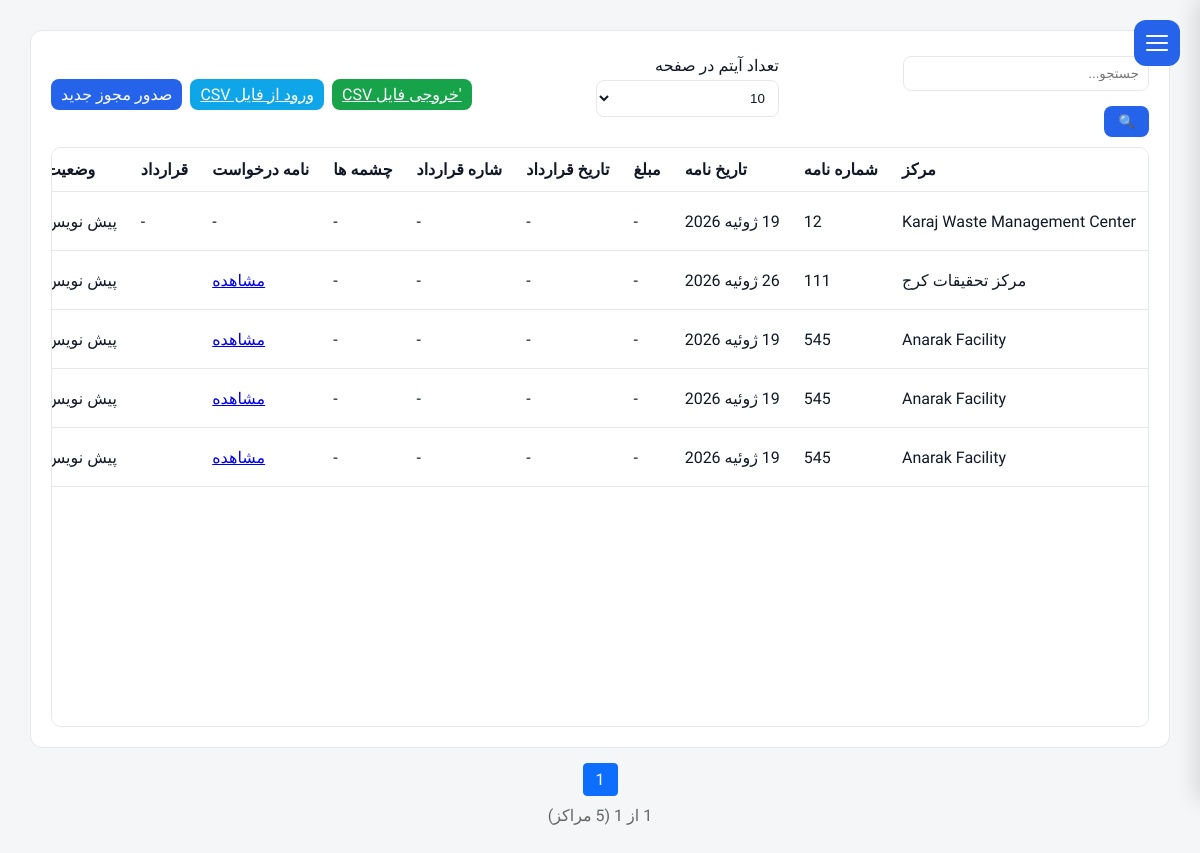
Screenshot of /operations/licenses/ (signed in) with the database file from the repository.
### operations/models.py (models this page shows, shortened)
class LicenseRequest(models.Model):
    facility = models.ForeignKey(
        Facility,
        on_delete=models.PROTECT,
        related_name="license_requests",
    )
    letter_number = models.CharField(
        max_length=100,
        blank=True,
        null=True,
    )
    letter_date = models.DateField(
        blank=True,
        null=True,
    )
    contract_number = models.CharField(
        max_length=100,
        blank=True,
        null=True,
    )
    contract_date = models.DateField(
        blank=True,
        null=True,
    )
    contract_cost = models.DecimalField(
        max_digits=14,
        decimal_places=2,
        blank=True,
        null=True,
    )
    status = models.CharField(
        max_length=20,
        choices=LicenseStatus.choices,
        default=LicenseStatus.DRAFT,
    )
    created_by = models.ForeignKey(
        settings.AUTH_USER_MODEL,
        on_delete=models.PROTECT,
    )
    created_at = models.DateTimeField(
        auto_now_add=True,
    )
    updated_at = models.DateTimeField(
        auto_now=True,
    )
    class Meta:
        ordering = ["-created_at"]

class LicenseAttachment(models.Model):
    license = models.ForeignKey(
        LicenseRequest,
        on_delete=models.CASCADE,
        related_name="attachments",
    )
    attachment_type = models.CharField(
        _("Attachment Type"),
        max_length=20,
        choices=LicenseAttachmentType.choices,
    )
    file = models.FileField(
        _("File"),
        upload_to=license_attachment_path,
    )
    uploaded_by = models.ForeignKey(
        settings.AUTH_USER_MODEL,
        on_delete=models.PROTECT,
    )
    uploaded_at = models.DateTimeField(
        auto_now_add=True,
    )
    class Meta:
        ordering = ["attachment_type"]

### facilities/models.py (models this page shows, shortened)
class Facility(models.Model):
    name = models.CharField(
        _("Facility Name"),
        max_length=255, blank=True,null=True
    )
    responsible_person = models.CharField(
        _("Responsible Person"),
        max_length=150, blank=True,null=True
    )
    telephone = models.CharField(
        _("Telephone"),
        max_length=50, blank=True,null=True
    )
    email = models.EmailField(
        _("Email"),
        blank=True,null=True
    )
    address1 = models.CharField(
        _("Address Line 1"),
        max_length=255, blank=True,null=True
    )
    address2 = models.CharField(
        _("Address Line 2"),
        max_length=255,
         blank=True,null=True
    )
    postal_code = models.CharField(
        _("Postal Code"),
        max_length=20,
         blank=True,null=True
    )
    national_id = models.CharField(
        _("National ID"),
        max_length=50,
         blank=True,null=True
    )
    economic_code = models.CharField(
        _("Economic Code"),
        max_length=50,
         blank=True,null=True
    )
    created_at = models.DateTimeField(
        auto_now_add=True
    )
    updated_at = models.DateTimeField(
        auto_now=True
    )
    class Meta:
        ordering = ["name"]
        verbose_name = _("Facility")
        verbose_name_plural = _("Facilities")

### operations/views.py (the view, shortened to what this page needs)
def license_list(request):
    search = request.GET.get(
        "search",
        "",
    )
    page_size = request.GET.get(
        "page_size",
        "10",
    )
    queryset = (
        LicenseRequest.objects
        .select_related(
            "facility",
        )
        .prefetch_related(
            "sources__nuclide",
            "attachments",
            )
        .order_by(
            "-created_at",
        )
    )
    paginator = Paginator(
        queryset,
        int(page_size),
    )
    page_number = request.GET.get(
        "page",
    )
    page_obj = paginator.get_page(
        page_number,
    )
    context = {
        "page_obj": page_obj,
        "search": search,
        "page_size": int(page_size),
    }
    return render(
        request,
        "operations/license_list.html",
        context,
    )

### templates/operations/license_list.html (shortened to what this page needs)
{% extends 'base.html' %}
{% load i18n %}
{% load static %}
{% block content %}
<div class="content">
<div class="table-header">
    <div class="header-group">
        <form method="get">
            <input
                type="text"
                name="search"
                placeholder="{% trans 'Search...' %}"
                value="{{ search }}"
            >
            <button type="submit">
                🔍
            </button>
        </form>
    </div>
    <div class="header-group">
        <form method="get">
            <label>
                {% trans "Items" %}
            </label>
            <select
                name="page_size"
                onchange="this.form.submit()"
            >
                <option value="10"
                    {% if page_size == 10 %}
                        selected
                    {% endif %}
                >
                    10
                </option>
            </select>
        </form>
    </div>
    <div class="header-group">
        <a
            href="{% url 'license_export_csv' %}"
            class="btn-green"
        >
           {% trans "Export CSV" %}
        </a>
        <a
            href="{% url 'license_import_csv' %}"
            class="btn-info"
        >
            {% trans "Import CSV" %}
        </a>
        <a
            href="{% url 'license_create' %}"
            class="btn-blue"
        >
            {% trans "+ Start New License" %}
        </a>
    </div>
</div>
<div class="table-scroll">
<table id="mainTable">
<thead>
<tr>
    <th>{% trans "Facility" %}</th>
<th>{% trans "Letter Number" %}</th>
<th>{% trans "Letter Date" %}</th>
<th>{% trans "Cost" %}</th>
<th>{% trans "Contract Date" %}</th>
<th>{% trans "Contract Number" %}</th>
<th>{% trans "DSRSs" %}</th>
<th>{% trans "Letter" %}</th>
<th>{% trans "Contract" %}</th>
<th>{% trans "Status" %}</th>
</tr>
</thead>
<tbody>
{% for license in page_obj %}
<tr>
    <td>
        {{ license.facility.name }}
    </td>
    <td>
        {{ license.letter_number|default:"-" }}
    </td>
    <td>
        {{ license.letter_date|default:"-" }}
    </td>
    <td>
        {{ license.contract_cost|default:"-" }}
    </td>
    <td>
        {{ license.contract_date|default:"-" }}
    </td>
    <td>
        {{ license.contract_number|default:"-" }}
    </td>
    <td>
        {% for source in license.sources.all %}
            <div>
                <strong>
                    {{ source.nuclide }}
                </strong>
                <br>
                SN:
                {{ source.serial_number|default:"-" }}
                <br>
                {{ source.activity|default:"-" }}
            </div>
            {% if not forloop.last %}
                <hr>
            {% endif %}
        {% empty %}
            -
        {% endfor %}
    </td>
    <td>
        {% for file in license.attachments.all %}
            {% if file.attachment_type == "LETTER" %}
                <a
                    href="{{ file.file.url }}"
                    target="_blank"
                >
                    {% trans "View" %}
                </a>
            {% endif %}
        {% empty %}
            -
        {% endfor %}
    </td>
    <td>
        {% for file in license.attachments.all %}
            {% if file.attachment_type == "CONTRACT" %}
                <a
                    href="{{ file.file.url }}"
                    target="_blank"
                >
                    title="{% trans 'View' %}"
                </a>
            {% endif %}
        {% empty %}
            -
        {% endfor %}
    </td>
    <td>
        {{ license.get_status_display }}
    </td>
</tr>
{% empty %}
<tr>
    <td colspan="11" class="text-center">
        {% trans "No license requests found." %}
    </td>
</tr>
{% endfor %}
</tbody>
</table>
</div>
</div>
<div class="pagination">
    {% for num in page_obj.paginator.page_range %}
        {% if num >= page_obj.number|add:"-2" and num <= page_obj.number|add:"2" %}
            {% if page_obj.number == num %}
                <span class="current">{{ num }}</span>
            {% else %}
                <a href="?page={{ num }}{% if page_size %}&size={{ page_size }}{% endif %}">
                    {{ num }}
                </a>
            {% endif %}
        {% endif %}
    {% endfor %}
</div>
<div class="page-info">
     {{ page_obj.number }} {% trans "of" %} {{ page_obj.paginator.num_pages }}
    ({{ page_obj.paginator.count }} {% trans "records" %})
</div>
{% endblock %}

### templates/base.html (shortened to what this page needs)
{% load static %}
{% load i18n %}
{% get_current_language as CURRENT_LANGUAGE %}
<!DOCTYPE html>
<html
    lang="{{ CURRENT_LANGUAGE }}"
    dir="{% if CURRENT_LANGUAGE == 'fa' %}rtl{% else %}ltr{% endif %}"
    class="{% if CURRENT_LANGUAGE == 'fa' %}rtl{% else %}ltr{% endif %}"
>
<head>
  <link rel="stylesheet" href="{% static 'css/base.css' %}">
</head>
<body>
<aside class="sidebar" id="sidebar">
    <div class="sidebar-header">
        <button class="menu-btn" id="toggleSidebar">
            <span></span>
            <span></span>
            <span></span>
        </button>
    </div>
    {% load i18n %}
{% get_current_language as LANGUAGE_CODE %}
</aside>
<main class="main" id="main">
    {% block content %}
    {% endblock %}
</main>
<link rel="stylesheet"
      href="{% static 'vendor/jalali-datepicker/jalali-datepicker.css' %}">
</body>
</html>

### static/css/base.css (style rules this page uses)
* { margin:0; padding:0; box-sizing:border-box; }
html.rtl { font-family:Vazirmatn,sans-serif; }
:root { --bg: #f5f6f8; --card: #ffffff; --text: #111827; --muted: #6b7280; --border: #e5e7eb; --primary: #2563eb; --sidebar: #1f2937; --sidebar-text: #374151; }
body { background: var(--bg); color: var(--text); }
.sidebar { position:fixed; top:0; width:280px; height:100vh; background:#fff; padding:20px; transition:.3s ease; z-index:1000; display: flex; flex-direction: column; }
html.rtl .sidebar { box-shadow:-5px 0 20px rgba(0,0,0,.12); right:-280px; left:auto; }
.sidebar-header { display:flex; flex-direction:row; align-items:center; height:70px; border-bottom:1px solid #e5e7eb; padding-bottom:15px; }
html.rtl .menu-btn { right:20px; left:auto; position: fixed; top: 20px; width: 46px; height: 46px; border:none; border-radius:12px; background:#2563eb; display:flex; flex-direction:column; justify-content:center; align-items:center; gap:5px; cursor:pointer; z-index:1200; transition: right .3s ease, transform .25s ease, background .2s; }
.menu-btn span { width:22px; height:2px; background:white; border-radius:5px; transition:.25s; }
.main { padding:30px; text-align:start; }
.content { background: var(--card); padding: 20px; border-radius: 12px; border: 1px solid var(--border); }
th, td { padding: 12px; border-bottom: 1px solid var(--border); text-align: left; }
th { background: rgba(0,0,0,0.03); }
input, select, textarea { width: 100%; padding: 9px; margin-top: 5px; margin-bottom: 15px; border: 1px solid var(--border); border-radius: 8px; background: var(--card); color: var(--text); }
button { background: var(--primary); color: white; padding: 8px 14px; border: none; border-radius: 8px; cursor: pointer; }
table { width: max-content; min-width: 100%; border-collapse: collapse; }
.btn-blue { background: #2563eb; color: white; padding: 6px 10px; border-radius: 8px; text-decoration: none; }
.btn-green { background: #16a34a; color: white; padding: 6px 10px; border-radius: 8px; border: none; }
.btn-info { background: #0ea5e9; color: white; padding: 6px 10px; border-radius: 8px; border: none; }
.pagination { margin-top: 15px; text-align: center; }
.table-header { display: flex; flex-wrap: wrap; justify-content: space-between; gap: 10px; margin-bottom: 10px; }
.header-group { display: flex; gap: 8px; align-items: center; }
.table-scroll { height: calc(100vh - 220px); overflow: auto; border: 1px solid var(--border); border-radius: 10px; background: var(--card); }
table thead th { position: sticky; top: 0; background: var(--card); z-index: 10; }

### templates/operations/license_list.html (style rules this page uses)
.pagination { display:flex; justify-content:center; align-items:center; gap:6px; margin-top:15px; }
.pagination a, .pagination span { padding:6px 12px; border:1px solid #ccc; border-radius:4px; text-decoration:none; }
.pagination .current { background:#0d6efd; color:#fff; border-color:#0d6efd; }
.page-info { text-align:center; margin-top:10px; color:#666; }

### rows the page displays
LicenseRequest: facility.name "Karaj Waste Management Center", letter_number "12", letter_date "19 ژوئیه 2026", contract_cost "-", contract_date "-", contract_number "-", status "پیش…"
LicenseRequest: facility.name "مرکز تحقیقات کرج", letter_number "111", letter_date "26 ژوئیه 2026", contract_cost "-", contract_date "-", contract_number "-", status "پیش…"
LicenseRequest: facility.name "Anarak Facility", letter_number "545", letter_date "19 ژوئیه 2026", contract_cost "-", contract_date "-", contract_number "-", status "پیش…"
LicenseRequest: facility.name "Anarak Facility", letter_number "545", letter_date "19 ژوئیه 2026", contract_cost "-", contract_date "-", contract_number "-", status "پیش…"
LicenseRequest: facility.name "Anarak Facility", letter_number "545", letter_date "19 ژوئیه 2026", contract_cost "-", contract_date "-", contract_number "-", status "پیش…"

### other values shown
{{ num }} "1"
